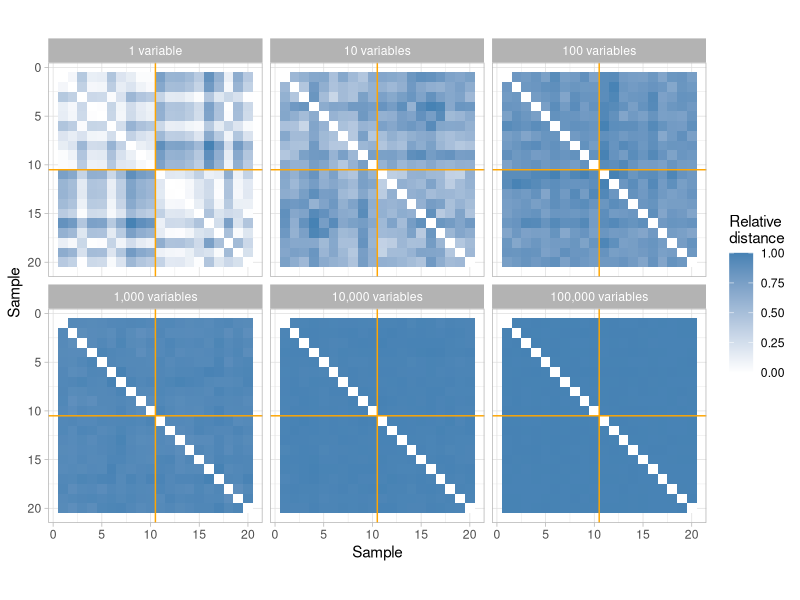
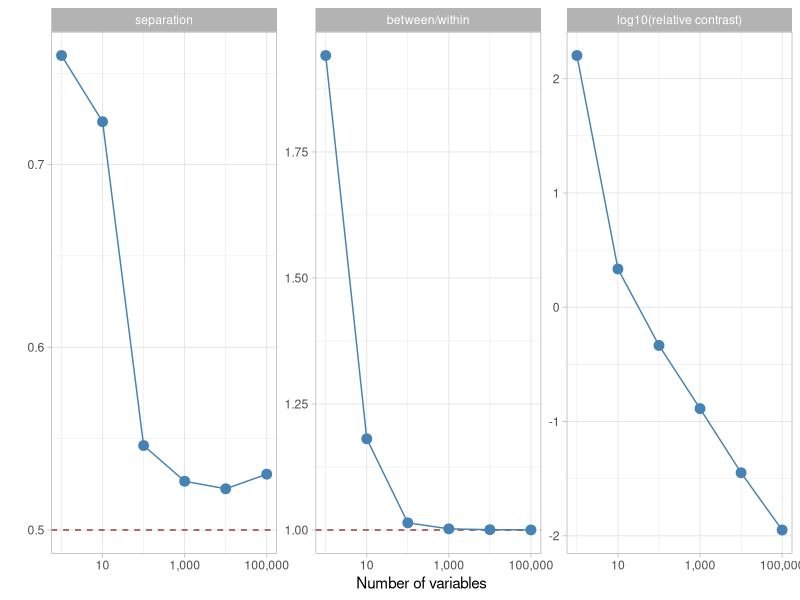

These charts were generated, in order, by the following R code:
## ---- chunk 1
knitr::opts_chunk$set(echo = TRUE, warning = FALSE, message = FALSE)
library(tidyverse)
set.seed(123)
## ---- chunk 2
n_per_group <- 10
delta <- 2
nvars <- 10^(0:5)
## ---- chunk 3
group <- rep(c("A", "B"), each = n_per_group)

## first column: the biomarker; the remaining nvar - 1 columns: noise
make_dm <- function(nvar) {
  biomarker <- rnorm(2 * n_per_group, mean = ifelse(group == "B", delta, 0))
  noise <- matrix(rnorm(2 * n_per_group * (nvar - 1)), nrow = 2 * n_per_group)
  cbind(biomarker, noise)
}

curse <- tibble(nvar = nvars) |>
  mutate(DM = map(nvar, make_dm))

curse
## ---- chunk 4
curse <- curse |>
  mutate(D = map(DM, \(m) as.matrix(dist(m))))
## ---- chunk 5
## from matrix to long table: one row per pair of samples
to_long <- function(d) {
  tibble(s1 = as.vector(row(d)), s2 = as.vector(col(d)), dist = as.vector(d / max(d)))
}

curse |>
  mutate(long = map(D, to_long),
         nvar = paste(scales::label_comma()(nvar), if_else(nvar == 1, "variable", "variables")),
         nvar = fct_inorder(nvar)) |>
  dplyr::select(nvar, long) |>
  unnest(long) |>
  ggplot(aes(x = s1, y = s2, fill = dist)) +
  geom_tile() +
  geom_hline(yintercept = n_per_group + 0.5, colour = "orange") +
  geom_vline(xintercept = n_per_group + 0.5, colour = "orange") +
  scale_fill_gradient(low = "white", high = "steelblue", limits = c(0, 1)) +
  scale_y_reverse() +
  facet_wrap(vars(nvar)) +
  coord_equal() +
  labs(x = "Sample", y = "Sample", fill = "Relative\ndistance") +
  theme_light()
## ---- chunk 6
summarize_d <- function(d) {
  ut <- upper.tri(d)
  same <- outer(group, group, "==")
  b <- d[ut & !same]
  w <- d[ut & same]
  tibble(separation = mean(outer(b, w, ">")),
         between_within = mean(b) / mean(w),
         rel_contrast = (max(d[ut]) - min(d[ut])) / min(d[ut]))
}

curse_summary <- curse |>
  mutate(s = map(D, summarize_d)) |>
  dplyr::select(nvar, s) |>
  unnest(s)

curse_summary
## ---- chunk 7
## dashed lines: the values we expect when there are no groups
indices <- c("separation", "between/within", "log10(relative contrast)")
no_groups <- tibble(index = factor(indices[1:2], levels = indices), value = c(0.5, 1))

curse_summary |>
  transmute(nvar, separation, `between/within` = between_within,
            `log10(relative contrast)` = log10(rel_contrast)) |>
  pivot_longer(-nvar, names_to = "index") |>
  mutate(index = factor(index, levels = indices)) |>
  ggplot(aes(x = nvar, y = value)) +
  geom_hline(data = no_groups, aes(yintercept = value), colour = "#8B3A3A", linetype = "dashed") +
  geom_line(colour = "steelblue") +
  geom_point(colour = "steelblue", size = 3) +
  scale_x_log10(labels = scales::label_comma()) +
  facet_wrap(vars(index), scales = "free_y") +
  labs(x = "Number of variables", y = "") +
  theme_light()
## ---- chunk 8
make_dm_all <- function(nvar) {
  matrix(rnorm(2 * n_per_group * nvar, mean = ifelse(group == "B", delta, 0)),
         nrow = 2 * n_per_group)
}

curse_all <- tibble(nvar = nvars) |>
  mutate(D = map(nvar, \(p) as.matrix(dist(make_dm_all(p)))),
         s = map(D, summarize_d)) |>
  dplyr::select(nvar, s) |>
  unnest(s)

curse_all
## ---- chunk 9
make_dm_bio <- function(nvar, n_bio) {
  n_bio <- min(n_bio, nvar)
  bio <- matrix(rnorm(2 * n_per_group * n_bio, mean = ifelse(group == "B", delta, 0)),
                nrow = 2 * n_per_group)
  noise <- matrix(rnorm(2 * n_per_group * (nvar - n_bio)), nrow = 2 * n_per_group)
  cbind(bio, noise)
}

bio10 <- tibble(nvar = nvars) |>
  mutate(D = map(nvar, \(p) as.matrix(dist(make_dm_bio(p, n_bio = 10)))),
         s = map(D, summarize_d)) |>
  dplyr::select(nvar, s) |>
  unnest(s)

bio10
